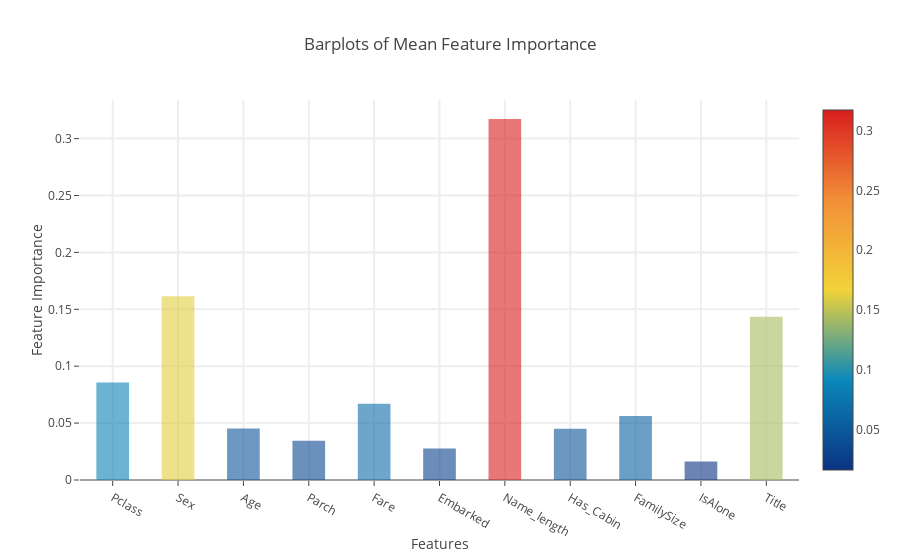

The notebook cell this image was saved under:
### Code cell
data = go.Bar(
    y = feature_dataframe['mean'].values, 
    x = feature_dataframe['features'].values, 
    width = 0.5, 
    marker = dict(
        color = feature_dataframe['mean'].values, 
        colorscale = 'Portland', 
        showscale = True, 
        reversescale = False
        ), 
    opacity = 0.6
)
layout = go.Layout(
    autosize = True, 
    title = 'Barplots of Mean Feature Importance', 
    hovermode = 'closest', 
    xaxis = dict(
        title = 'Features', 
        ticklen = 5, 
        zeroline = False, 
        gridwidth = 2, 
    ), 
    yaxis = dict(
        title = 'Feature Importance', 
        ticklen = 5, 
        gridwidth = 2
    ), 
    showlegend = False
)
fig = go.Figure(data=[data], layout=layout)
py.iplot(fig, filename='Bar_direct_labels')

### Figure 1 — Plotly figure (JSON) as saved in the notebook; plotly's stock layout.template omitted (floating-point values rounded to 4 significant figures)
{"data": [{"marker": {"color": [0.08573, 0.1615, 0.04536, 0.03457, 0.067, 0.02758, 0.3172, 0.04505, 0.0562, 0.01636, 0.1434], "colorscale": "Portland", "reversescale": false, "showscale": true}, "opacity": 0.6, "type": "bar", "width": 0.5, "x": ["Pclass", "Sex", "Age", "Parch", "Fare", "Embarked", "Name_length", "Has_Cabin", "FamilySize", "IsAlone", "Title"], "y": [0.08573, 0.1615, 0.04536, 0.03457, 0.067, 0.02758, 0.3172, 0.04505, 0.0562, 0.01636, 0.1434]}], "layout": {"autosize": true, "hovermode": "closest", "showlegend": false, "title": "Barplots of Mean Feature Importance", "xaxis": {"gridwidth": 2, "ticklen": 5, "title": "Features", "zeroline": false}, "yaxis": {"gridwidth": 2, "ticklen": 5, "title": "Feature Importance"}}}
